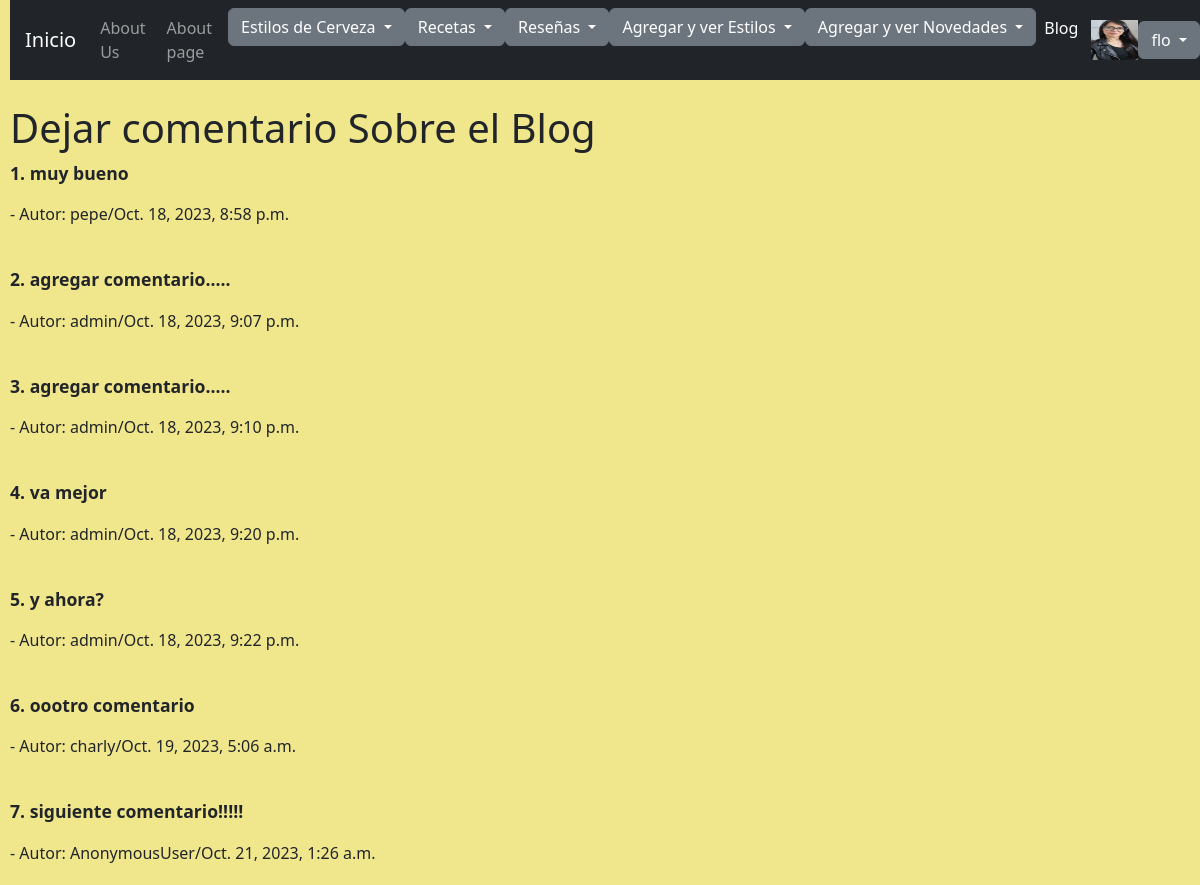
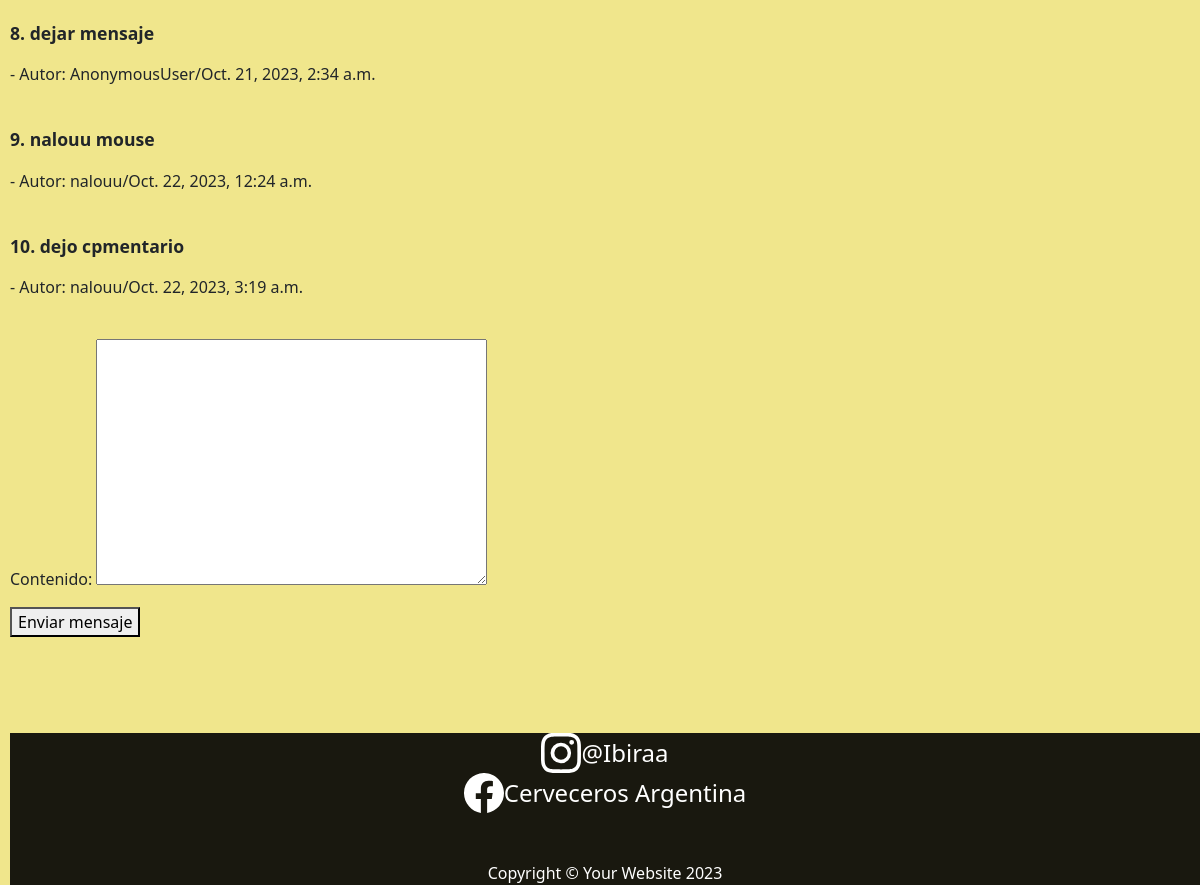
Screenshot of /app/vertema/4/ (signed in) with the database file from the repository (2 pictures, top to bottom).
### Appfinal/models.py (models this page shows, shortened)
class Imagen(models.Model):
    user = models.OneToOneField(User, on_delete=models.CASCADE, null=True)
    imagen = models.ImageField(upload_to='imagenes', null=True, blank=True)
    def __str__(self):
        return f"{settings.MEDIA_URL}{self.imagen}"

class Tema(models.Model):
    categoria = models.ForeignKey(Categoria, on_delete=models.CASCADE)
    titulo = models.CharField(max_length=200)
    contenido = models.TextField()
    autor = models.CharField(max_length=100)
    fecha_creacion = models.DateTimeField(auto_now_add=True)

class Mensaje(models.Model):
    tema = models.ForeignKey(Tema, on_delete=models.CASCADE)
    contenido = models.TextField()
    autor = models.CharField(max_length=100)
    fecha_creacion = models.DateTimeField(auto_now_add=True)
    likes = models.PositiveIntegerField(default=0, blank=True, null=True)

### Appfinal/views.py (the view)
# urls.py: path('vertema/<int:tema_id>/', ver_tema, name="VerTema"),
@login_required
def ver_tema(request, tema_id):
    tema = Tema.objects.get(pk=tema_id)
    mensajes = Mensaje.objects.filter(tema=tema)
    if request.method == 'POST':
        form = NuevoMensajeForm(request.POST)
        if form.is_valid():
            nuevo_mensaje = form.save(commit=False)
            nuevo_mensaje.tema = tema
            nuevo_mensaje.autor = request.user  # Asumiendo que estás utilizando autenticación de usuarios.
            nuevo_mensaje.save()
            return render(request, "Appfinal/index.html")
    else:
        form = NuevoMensajeForm()
    return render(request, 'Appfinal/ver_tema.html', {'tema': tema, 'mensajes': mensajes, 'form': form})

### Appfinal/forms.py
class NuevoMensajeForm(forms.ModelForm):
    class Meta:
        model = Mensaje
        fields = ['contenido']

### Appfinal/context_processors.py (called while the page is built)
def custom_user(request):
    context = auth(request)
    user = context['user']
    if user.is_authenticated:
        imagen = Imagen.objects.filter(user=request.user.id)
        cant = len(imagen)
        if cant > 0:
            context['user_avatar'] = imagen[cant-1]
        else:
            context['user_avatar'] = ""
    return context

### Appfinal/template/Appfinal/ver_tema.html (shortened to what this page needs)
{% extends "Appfinal/index.html" %}
{% load static %}
{% block content %}
<br>
<h1>{{ tema.titulo }}</h1>
{% for mensaje in mensajes %}
  <p><strong style="font-size: 1.1em;">{{ forloop.counter }}.  {{ mensaje.contenido }} </strong></p>
  <p>- Autor: {{ mensaje.autor}}/{{mensaje.fecha_creacion}}</p><br>
{% endfor %}
<form method="post">
  {{ form.as_p }}
  <button type="submit">Enviar mensaje</button>
</form>
{% endblock %}

### Appfinal/template/Appfinal/index.html (shortened to what this page needs)
<!DOCTYPE html>
{% load static %}
<html lang="en">
    <head>
        <link href="{% static 'Appfinal/css/styles.css' %}" rel="stylesheet" />
    </head>
    <body>
        <nav class="navbar navbar-expand-lg navbar-dark bg-dark" style="width: 100%;">
            <div class="container-fluid justify-content-center" style="margin-left: 10px;">
                <a class="navbar-brand" href="{% url 'Inicio2' %}" style="margin-left: 5px;">Inicio</a>
                <div class="collapse navbar-collapse" id="navbarSupportedContent">
                    <ul class="navbar-nav ms-auto mb-2 mb-lg-0">
                        <li class="nav-item"><a class="nav-link" href="{% url 'About' %}">About Us</a></li>
                        <li class="nav-item"><a class="nav-link" href="{% url 'Nosotros' %}">About page</a></li>
                        <div class="dropdown">
                            <button class="btn btn-secondary dropdown-toggle" type="button" id="dropdownMenuButton1" data-bs-toggle="dropdown" aria-expanded="false">
                                Estilos de Cerveza
                            </button>
                        </div>
                        <div class="dropdown">
                            <button class="btn btn-secondary dropdown-toggle" type="button" id="dropdownMenuButton1" data-bs-toggle="dropdown" aria-expanded="false">
                                Recetas
                            </button>
                        </div>
                        <div class="dropdown">
                            <button class="btn btn-secondary dropdown-toggle" type="button" id="dropdownMenuButton1" data-bs-toggle="dropdown" aria-expanded="false">
                                Reseñas
                            </button>
                        </div>
                        <div class="dropdown">
                            <button class="btn btn-secondary dropdown-toggle" type="button" id="dropdownMenuButton1" data-bs-toggle="dropdown" aria-expanded="false">
                                Agregar y ver Estilos
                            </button>
                        </div>
                        <div class="dropdown">
                            <button class="btn btn-secondary dropdown-toggle" type="button" id="dropdownMenuButton1" data-bs-toggle="dropdown" aria-expanded="false">
                                Agregar y ver Novedades
                            </button>
                        </div>
                        <li class="nav-item"><a class="nav-link active" aria-current="page" href="{% url 'Blog' %}">Blog</a></li>
                    </ul>
                </div>
                {% if request.user.is_authenticated %}
                {% if user_avatar %}
                <img src="{{user_avatar}}" alt="" style="height: 40px;width: 50px;">
                {% endif %}
                <div class="dropdown">
                    <button class="btn btn-secondary dropdown-toggle" type="button" id="dropdownMenuButton1" data-bs-toggle="dropdown" aria-expanded="false">
                        {{ request.user.username }}
                    </button>
                </div>
                          {% endif %}
            </div>
        </nav>
        {% block content %}{% endblock %}
<br>
<br>
<br>
<br>
        <footer class="footer dark">
            <div class="content" >
                <div class="icon-text-container">
                    <a href="https://www.instagram.com/ibirraa/" target="_blank" style="text-decoration: none;">
                    <div class="icon-container" style="text-align: center; display: flex; justify-content: center; align-items: center; height: 100%;">
                    </a>
                        <span style="color: white; font-size: 24px; text-align: center; display: block;">@Ibiraa</span>
                </div>
                <div class="icon-text-container">
                    <a href="https://www.facebook.com/Cerveceros Argentinos/" target="_blank" style="text-decoration: none;">
                    <div class="icon-container" style="text-align: center; display: flex; justify-content: center; align-items: center; height: 100%;">
                    </a>
                        <span style="color: white; font-size: 24px; text-align: center; display: block;">Cerveceros Argentina</span>
                    </div>
                    <br>
                    <br>
                <p class="m-0 text-center text-white">Copyright &copy; Your Website 2023</p>
            </div>
        </footer>
    </body>
</html>

### Appfinal/template/Appfinal/index.html (style rules this page uses)
body { display: flex; justify-content: center; align-items: center; flex-direction: column; text-align: left; height: 100%; }
body { background-color: antiquewhite ; }
footer { flex-shrink: 0; }
.dark { background-color: #000000e4; color: #fff; width: 100%; text-align: center; display: flex; justify-content: center; }
.content { text-align: center; }
.navbar .nav-item { margin-right: 5px; }

### Appfinal/template/Appfinal/ver_tema.html (style rules this page uses)
body { display: flex; flex-direction: column; align-items: flex-start; margin-left: 10px; background-color: khaki; }

### rows the page displays
Imagen: imagen (picture)
Tema: titulo "Dejar comentario Sobre el Blog"
Mensaje: contenido "muy bueno", autor "pepe", fecha_creacion "Oct. 18, 2023, 8:58 p.m."
Mensaje: contenido "agregar comentario.....", autor "admin", fecha_creacion "Oct. 18, 2023, 9:07 p.m."
Mensaje: contenido "agregar comentario.....", autor "admin", fecha_creacion "Oct. 18, 2023, 9:10 p.m."
Mensaje: contenido "va mejor", autor "admin", fecha_creacion "Oct. 18, 2023, 9:20 p.m."
Mensaje: contenido "y ahora?", autor "admin", fecha_creacion "Oct. 18, 2023, 9:22 p.m."
Mensaje: contenido "oootro comentario", autor "charly", fecha_creacion "Oct. 19, 2023, 5:06 a.m."
Mensaje: contenido "siguiente comentario!!!!!", autor "AnonymousUser", fecha_creacion "Oct. 21, 2023, 1:26 a.m."
Mensaje: contenido "dejar mensaje", autor "AnonymousUser", fecha_creacion "Oct. 21, 2023, 2:34 a.m."
Mensaje: contenido "nalouu mouse", autor "nalouu", fecha_creacion "Oct. 22, 2023, 12:24 a.m."
Mensaje: contenido "dejo cpmentario", autor "nalouu", fecha_creacion "Oct. 22, 2023, 3:19 a.m."

### other values shown
{{ request.user.username }} "flo"
